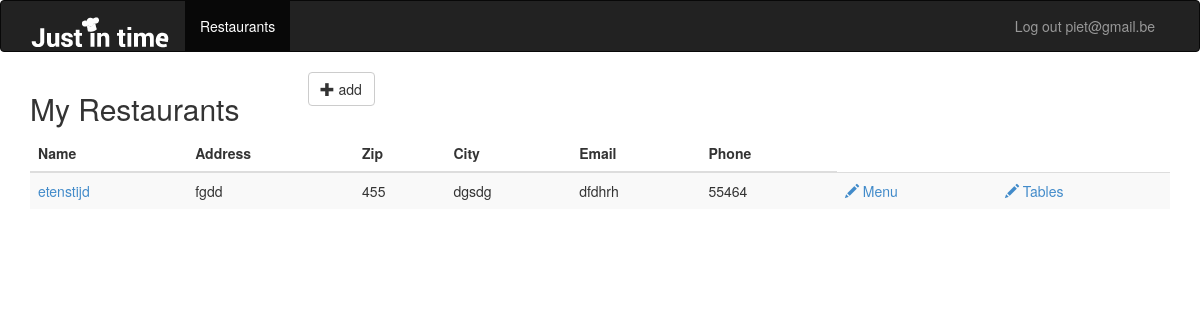
The page /restaurants.php (signed in) on the database its author committed.
### tables this page shows
CREATE TABLE IF NOT EXISTS `tblrestaurant` (
  `restaurant_id` int(11) unsigned NOT NULL AUTO_INCREMENT,
  `restaurant_name` varchar(255) NOT NULL DEFAULT '',
  `restaurant_address` varchar(255) NOT NULL DEFAULT '',
  `restaurant_zip` varchar(255) NOT NULL DEFAULT '',
  `restaurant_city` varchar(255) NOT NULL DEFAULT '',
  `restaurant_email` varchar(255) NOT NULL DEFAULT '',
  `restaurant_phone` varchar(255) NOT NULL DEFAULT '',
  `fk_user_id` int(11) NOT NULL,
  PRIMARY KEY (`restaurant_id`)
);

### classes/Restaurant.class.php (called while the page is built, shortened)
<?php
	include_once("DB.class.php");
	class Restaurant
	{
		public function getAll($id)
		{
		    $db = new DB();
        	$sql = "SELECT *
					FROM tblrestaurant
					WHERE fk_user_id = $id";
        	$result = $db->conn->query($sql);
        	return $result;
		}
	}
?>

### classes/DB.class.php (called while the page is built, shortened)
<?php
	class DB
	{
		private $m_sHost = "localhost";
		private $m_sUser = "root";
		private $m_sPassword = "root";
		private $m_sDatabase = "justintime";
		public function __construct()
		{
			$this->conn = new mysqli($this->m_sHost, $this->m_sUser, $this->m_sPassword, $this->m_sDatabase);
		}
	}
?>

### restaurants.php (the view, shortened to what this page needs)
<?php
	if ($_SESSION['admin'] == "yes" && $_SESSION['loggedin'] == true) {
		include_once("classes/Restaurant.class.php");
	} else {
		header('Location: index.php');
	}
?><!DOCTYPE html>
<html lang="en">
<head>
	<link rel="stylesheet" href="css/bootstrap.min.css">
</head>
<body >
<?php include_once('includes/include.nav.php'); ?>
<div class="container">
	<div class="row">
		<h2 class="col-md-3">My Restaurants</h2>
		<button class="btn btn-default" type="button" data-toggle="modal" data-target="#addResto"><span class="glyphicon glyphicon-plus"></span>&nbsp;add</button>
	</div>
	<table class="table table-striped">
		<thead>
			<th>Name</th>
			<th>Address</th>
			<th>Zip</th>
			<th>City</th>
			<th>Email</th>
			<th>Phone</th>
		</thead>
		<tbody>
		<?php
			$restaurant = new Restaurant();
			$all = $restaurant->getAll($_SESSION['id']);
			while ($r = $all->fetch_assoc()) { ?>
				<tr>
					<td><a href="mijnreservaties.php"><?php echo $r['restaurant_name']; ?></td>
					<td><?php echo $r['restaurant_address']; ?></td>
					<td><?php echo $r['restaurant_zip']; ?></td>
					<td><?php echo $r['restaurant_city']; ?></td>
					<td><?php echo $r['restaurant_email']; ?></td>
					<td><?php echo $r['restaurant_phone']; ?></td>
					<td><a href="menu.php?resto_id=<?php echo $r['restaurant_id']; ?>"><span class="glyphicon glyphicon-pencil"></span>&nbsp;Menu</a></td>
					<td><a href="tables.php?resto_id=<?php echo $r['restaurant_id']; ?>"><span class="glyphicon glyphicon-pencil"></span>&nbsp;Tables</a></td>
				</tr>
		<?php } ?>
</div>
</body>
</html>

### rows shown on the page
tblrestaurant: restaurant_name "etenstijd", restaurant_address "fgdd", restaurant_zip "455", restaurant_city "dgsdg", restaurant_email "dfdhrh", restaurant_phone "55464"

### other values the page prints
$_SESSION['email'] "piet@gmail.be"
